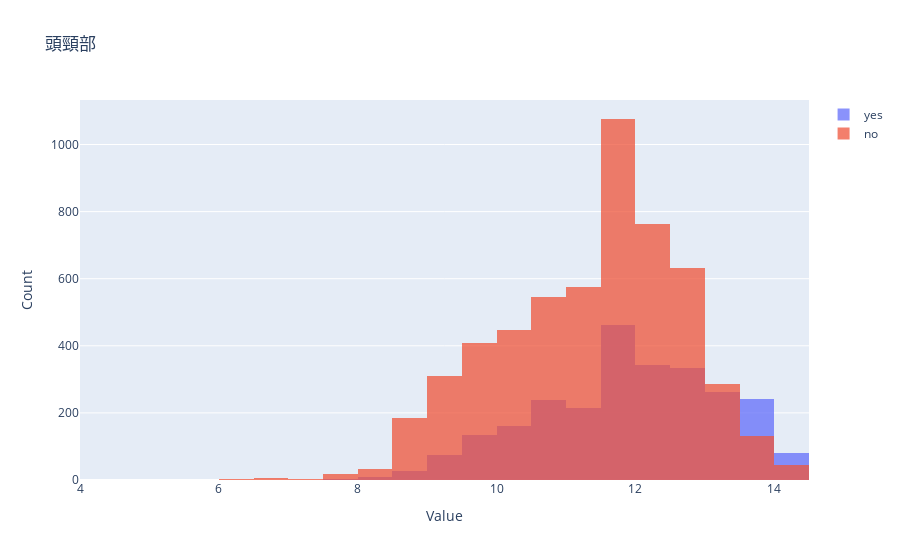

Notebook cell for this chart:
### Code cell
import plotly.graph_objects as go
import numpy as np

favor_col = "頭頸部"
on_df = df[df[favor_col] == 1]
off_df = df[df[favor_col] == 0]

fig = go.Figure()
fig.add_trace(go.Histogram(x=np.log(on_df["精神慰撫金額"]), nbinsx=45, name='yes'))
fig.add_trace(go.Histogram(x=np.log(off_df["精神慰撫金額"]), nbinsx=45, name='no'))

# Overlay both histograms
fig.update_layout(
    barmode='overlay',
    title_text=favor_col, # title of plot
    xaxis_title_text='Value', # xaxis label
    yaxis_title_text='Count', # yaxis label
)

# Reduce opacity to see both histograms
fig.update_traces(opacity=0.75)
fig.show()

### Figure 1 — Plotly figure (JSON) as saved in the notebook; plotly's stock layout.template omitted (floating-point values rounded to 4 significant figures; data arrays with more than 128 entries replaced by an {"elided": "..."} marker saying what was removed)
{"data": [{"name": "yes", "nbinsx": 45, "opacity": 0.75, "type": "histogram", "x": {"elided": "2590 float values"}}, {"name": "no", "nbinsx": 45, "opacity": 0.75, "type": "histogram", "x": {"elided": "5470 float values"}}], "layout": {"autosize": true, "barmode": "overlay", "title": {"text": "頭頸部"}, "xaxis": {"autorange": true, "range": [4, 14.5], "title": {"text": "Value"}, "type": "linear"}, "yaxis": {"autorange": true, "range": [0, 1133.0], "title": {"text": "Count"}}}}
